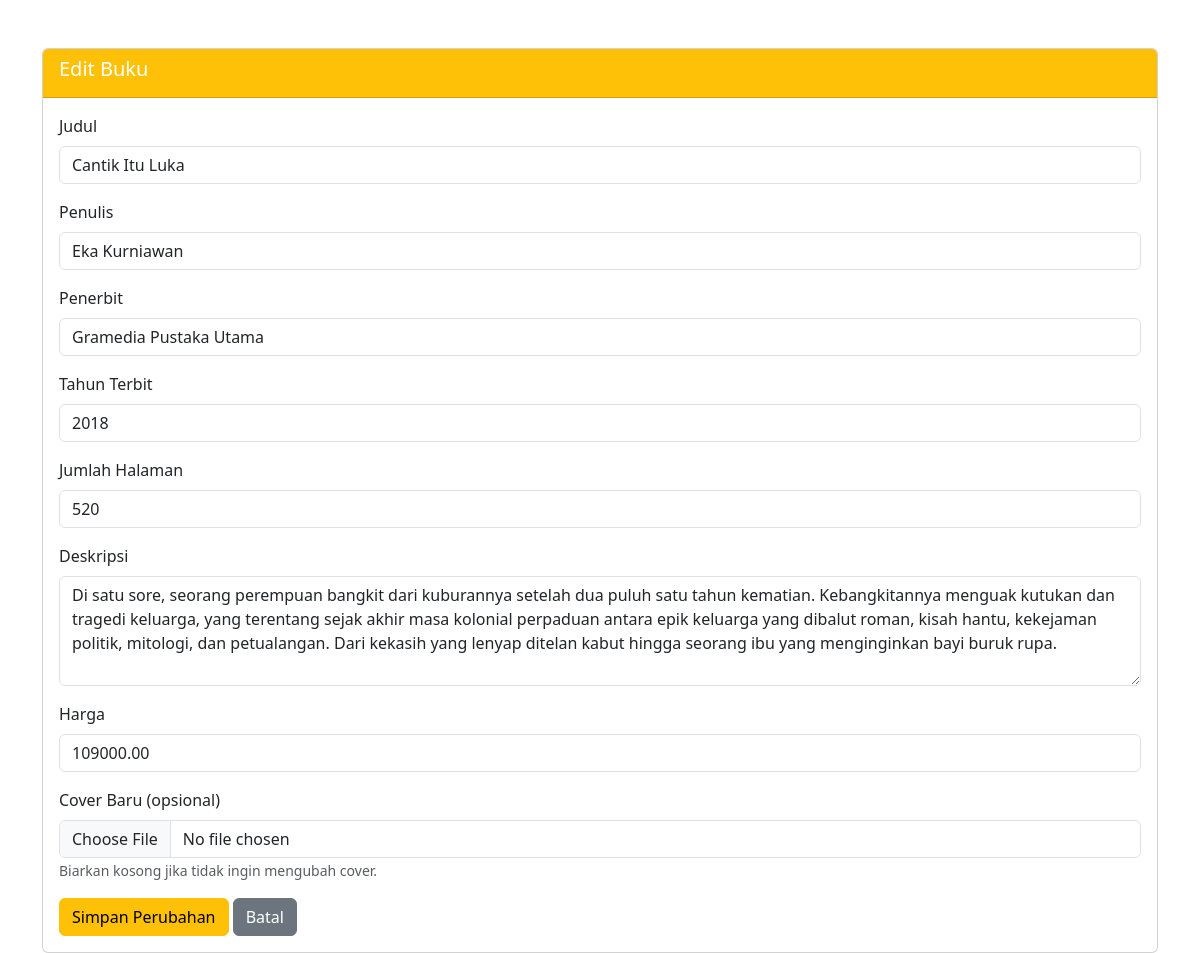
The app's page /Admin/edit_buku.php?id_buku=2 with its own data.
### tables this page shows
CREATE TABLE `buku` (
  `id_buku` int NOT NULL,
  `judul` varchar(255) NOT NULL,
  `penulis` varchar(100) DEFAULT NULL,
  `harga` decimal(10,2) DEFAULT NULL,
  `foto` varchar(100) DEFAULT NULL,
  `id_kategori` int DEFAULT NULL,
  `deskripsi` text,
  `penerbit` varchar(255) DEFAULT NULL,
  `tahun_terbit` int DEFAULT NULL,
  `jumlah_halaman` int DEFAULT NULL
);

### Admin/edit_buku.php (the view, shortened to what this page needs)
<?php
include 'db.php';
$id_buku = isset($_GET['id_buku']) && is_numeric($_GET['id_buku']) ? (int)$_GET['id_buku'] : 0;
$stmt = $conn->prepare("SELECT * FROM buku WHERE id_buku = ?");
$stmt->bind_param("i", $id_buku);
$stmt->execute();
$result = $stmt->get_result();
$buku = $result->fetch_assoc();
$kategori_id = $buku['id_kategori'] ?? 0;
?>
<!DOCTYPE html>
<html>
<head>
    <link href="https://cdn.jsdelivr.net/npm/bootstrap@5.3.3/dist/css/bootstrap.min.css" rel="stylesheet">
</head>
<body>
<div class="container mt-5">
    <div class="card">
        <div class="card-header bg-warning text-white">
            <h5>Edit Buku</h5>
        </div>
        <div class="card-body">
            <form method="post" enctype="multipart/form-data">
                <div class="mb-3">
                    <label class="form-label">Judul</label>
                    <input type="text" name="judul" class="form-control" value="<?= htmlspecialchars($buku['judul'] ?? '') ?>" required>
                </div>
                <div class="mb-3">
                    <label class="form-label">Penulis</label>
                    <input type="text" name="penulis" class="form-control" value="<?= htmlspecialchars($buku['penulis'] ?? '') ?>" required>
                </div>
                <div class="mb-3">
                    <label class="form-label">Penerbit</label>
                    <input type="text" name="penerbit" class="form-control" value="<?= htmlspecialchars($buku['penerbit'] ?? '') ?>">
                </div>
                <div class="mb-3">
                    <label class="form-label">Tahun Terbit</label>
                    <input type="text" name="tahun_terbit" class="form-control" value="<?= htmlspecialchars($buku['tahun_terbit'] ?? '') ?>">
                </div>
                <div class="mb-3">
                    <label class="form-label">Jumlah Halaman</label>
                    <input type="number" name="jumlah_halaman" class="form-control" value="<?= htmlspecialchars($buku['jumlah_halaman'] ?? '') ?>">
                </div>
                <div class="mb-3">
                    <label class="form-label">Deskripsi</label>
                    <textarea name="deskripsi" class="form-control" rows="4"><?= htmlspecialchars($buku['deskripsi'] ?? '') ?></textarea>
                </div>
                <div class="mb-3">
                    <label class="form-label">Harga</label>
                    <input type="number" name="harga" class="form-control" value="<?= htmlspecialchars($buku['harga'] ?? '') ?>" required>
                </div>
                <div class="mb-3">
                    <label class="form-label">Cover Baru (opsional)</label>
                    <input type="file" name="foto" class="form-control">
                    <small class="text-muted">Biarkan kosong jika tidak ingin mengubah cover.</small>
                </div>
                <button type="submit" class="btn btn-warning">Simpan Perubahan</button>
                <a href="kelola_buku.php?id_kategori=<?= htmlspecialchars($kategori_id) ?>" class="btn btn-secondary">Batal</a>
            </form>
        </div>
    </div>
</div>
</body>
</html>

### records on screen
buku: judul "Cantik Itu Luka", penulis "Eka Kurniawan", penerbit "Gramedia Pustaka Utama", tahun_terbit "2018", jumlah_halaman "520", deskripsi "Di satu sore, seorang perempuan bangkit dari kuburannya setelah dua puluh satu tahun kematian. Kebangkitannya menguak kutukan dan tragedi keluarga, yang terentang sejak akhir masa kolonial perpaduan antara epik keluarga yang dibalut roman, kisah hantu, kekejaman politik, mitologi, dan petualangan. Dari kekasih yang lenyap ditelan kabut hingga seorang ibu yang menginginkan bayi buruk rupa.", harga "109000.00"
